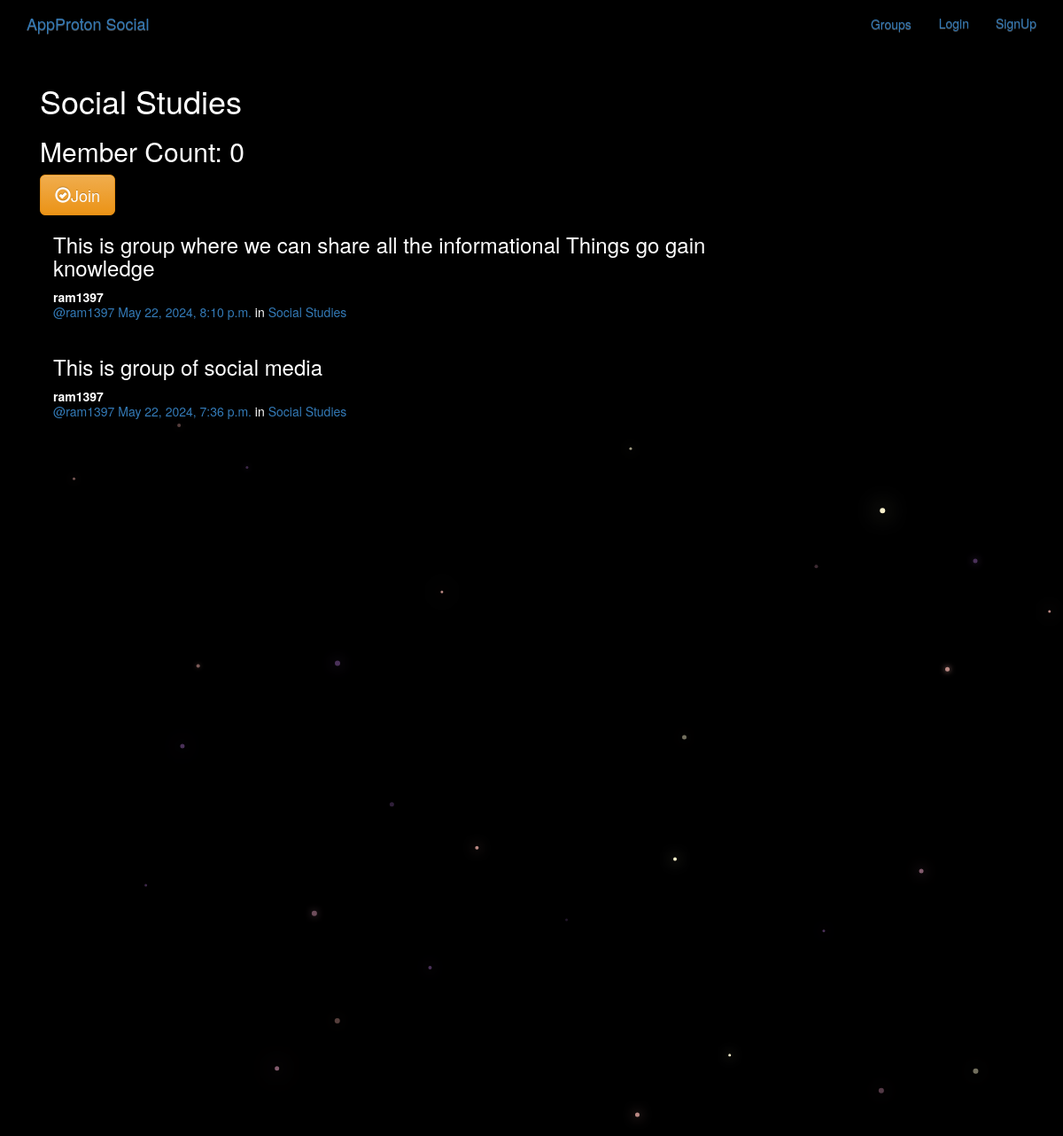
Screenshot of /groups/post/in/social-studies/ with the database file from the repository.
### groups/models.py (models this page shows, shortened)
class Group(models.Model):
    name=models.CharField(max_length=256, unique=True)
    slug=models.SlugField(allow_unicode=True, unique=True)
    description=models.TextField(blank=True, default='')
    description_html=models.TextField(editable=False, default='', blank=True)
    members=models.ManyToManyField(User, through='GroupMember')
    class Meta:
        ordering=['name']

### posts/models.py (models this page shows, shortened)
class Post(models.Model):
    user=models.ForeignKey(User, related_name='posts', on_delete=models.CASCADE)
    created_at=models.DateTimeField(auto_now=True)
    message=models.TextField()
    message_html=models.TextField(editable=False)
    group=models.ForeignKey(Group, related_name='posts', blank=True, on_delete=models.CASCADE)
    class Meta:
        ordering=['-created_at']
        unique_together=['user', 'message']

### groups/views.py (the view)
# urls.py: re_path(r"^post/in/(?P<slug>[-\w]+)/$", views.SingleGroup.as_view(), name='single'),
class SingleGroup(generic.DetailView):
    model=Group

### groups/templates/groups/group_detail.html
{% extends "groups/group_base.html" %}
{% block pregroup %}
<h1>{{group.name}}</h1>
<h2>Member Count: {{group.members.count}}</h2>
<div class="content">
    {% if user in group.members.all %}
        <a href="{% url 'groups:leave' slug=group.slug %}" class="btn btn-lg btn-fill btn-warning"><span class="glyphicon glyphicon-remove-circle"></span>Leave</a>
    {% else %}
        <a href="{% url 'groups:join' slug=group.slug %}" class="btn btn-lg btn-fill btn-warning"><span class="glyphicon glyphicon-ok-circle"></span>Join</a>
    {% endif %}
</div>
{% endblock %}
{% block group_content %}
<div class="col-md-8">
    {% if group.posts.count == 0 %}
        <h2>No Posts in this group yet</h2>
    {% else %}
        {% for post in group.posts.all %}
            {% include "posts/_post.html" %}
        {% endfor %}
    {% endif %}
</div>
{% endblock %}

### groups/templates/groups/group_base.html (shortened to what this page needs)
{% extends "base.html" %}
{% block content %}
<div class="container">
    <div class="row">
        {% block pregroup %}{% endblock %}
        {% block group_content %}{% endblock %}
    </div>
</div>
{% endblock %}

### templates/base.html (shortened to what this page needs)
{%  load static %}
<!DOCTYPE html>
<html>
<head>
    <link rel="stylesheet" href="https://maxcdn.bootstrapcdn.com/bootstrap/3.3.7/css/bootstrap.min.css">
    <link rel="stylesheet" href="https://maxcdn.bootstrapcdn.com/bootstrap/3.3.7/css/bootstrap-theme.min.css">
    <link rel="stylesheet" href="{% static 'mysocialmedia/css/master.css' %}">
</head>
<body>
    <nav class="navbar mynav" role="navigation" id="navbar">
        <div class="container">
            <a class="navbar-brand mynav" href="{% url 'home' %}">AppProton Social</a>
            <ul class="nav navbar-nav navbar-right">
                {% if user.is_authenticated %}
                <li><a href="{% url 'posts:create' %}" class="btn btn-simple">Post</a></li>
                <li><a href="{% url 'groups:all' %}" class="btn btn-simple">Groups</a></li>
                <li><a href="{% url 'groups:create' %}" class="btn btn-simple">Create group</a></li>
                <li><form method="post" action="{% url 'accounts:logout' %}">
                    {% csrf_token %}
                    <button type="submit" id="logoutbutton">Logout</button>
                </form></li>
                {% else %}
                <li><a href="{% url 'groups:all' %}" class="btn btn-simple">Groups</a></li>
                <li><a href="{% url 'accounts:login' %}">Login</a></li>
                <li><a href="{% url 'accounts:signup' %}">SignUp</a></li>
                {% endif %}
            </ul>
        </div>
    </nav>
    <div class="container mycontent">
    <div class="container mycontent">
        {% block content %}
        {% endblock %}
    </div>
<canvas id="canvas"></canvas>
</body>
</html>

### posts/templates/posts/_post.html (shortened to what this page needs)
<div class="post media">
	<h3>{{ post.message_html|safe }}</h3>
	<div class="media-body">
		<strong>{{ post.user.username }}</strong>
		<h5 class="media-heading">
			<span class="username"><a href="{% url 'posts:for_user' username=post.user.username %}">@{{ post.user.username }}</a></span>
			<time class="time"><a href="{% url 'posts:single' username=post.user.username pk=post.pk %}">{{ post.created_at }}</a></time>
			{% if post.group %}
			<span class="group-name">in <a href="#">{{ post.group.name }}</a></span>
			{% endif %}
		</h5>
	</div>
</div>

### static/mysocialmedia/css/master.css (style rules this page uses)
body { margin: 0; overflow: hidden; background-color: black; color:white; }

### rows the page displays
Group: name "Social Studies", members.count "0"
Post: message_html "This is group where we can share all the informational Things go gain knowledge", user.username "ram1397", created_at "May 22, 2024, 8:10 p.m.", group.name "Social Studies"
Post: message_html "This is group of social media", user.username "ram1397", created_at "May 22, 2024, 7:36 p.m.", group.name "Social Studies"
